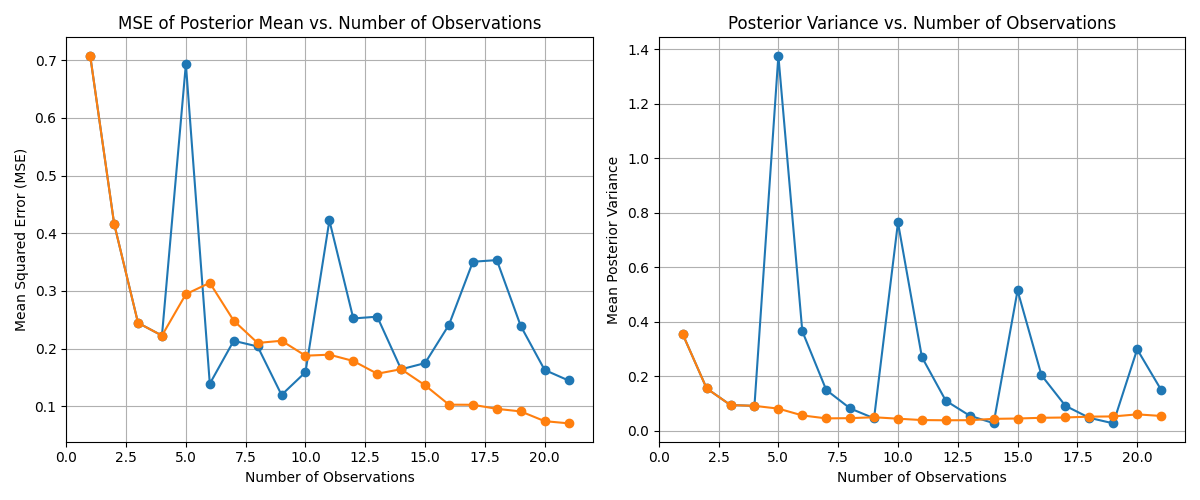

The Python source for this figure:
import fire
import jax
import jax.numpy as jnp
import matplotlib.pyplot as plt
from bayes.posterior import FlowBasedPosterior, VelocityNet, PRNGKeyManager
from sinterp.interpolants import OneSidedLinear
from bayes.distribution import Gaussian, FlowDistribution
from flow import flow

def run_simulation(dim, distillation_threshold):
    """
    Runs the Bayesian inference simulation, and plots the MSE and posterior variance.
    """
    key_manager = PRNGKeyManager(seed=0)

    DIM = dim
    TRUE_THETA = jax.random.normal(key_manager.split(), (dim,)).T #jnp.array([10.2, -6.7]).T

    def build_total_log_likelihood_and_grad(observations):
        """
        Builds a function that computes the gradient of the total log-likelihood
        and returns the data required for that function.
        """
        y_data = jnp.array([obs[0] for obs in observations])

        def single_log_likelihood(theta, y_i):
            return jnp.sum(jax.scipy.stats.norm.logpdf(y_i, loc=theta, scale=1.0))

        def total_log_likelihood_grad(theta, y_data_arg):
            grad_fn_single = jax.grad(single_log_likelihood, argnums=0)
            all_grads = jax.vmap(grad_fn_single, in_axes=(None, 0))(theta, y_data_arg)
            return jnp.sum(all_grads, axis=0)

        return jax.jit(total_log_likelihood_grad), y_data


    interpolator = OneSidedLinear()

    posterior = FlowBasedPosterior(
        dim=DIM,
        key_manager=key_manager,
        interpolator=interpolator,
        build_total_log_likelihood_and_grad=build_total_log_likelihood_and_grad,
        distillation_threshold=distillation_threshold,
        num_train_steps=200
    )

    mses = []
    variances = []
    observations_count = []

    for i in range(21):
        y_obs = TRUE_THETA + jax.random.normal(key_manager.split(), shape=(DIM,))
        posterior.add_observation((y_obs,))

        # Sample from the posterior to calculate metrics
        samples = posterior.b_sample(key_manager.split(), 1000)
        
        # Calculate posterior mean and variance
        posterior_mean = jnp.mean(samples, axis=0)
        posterior_variance = jnp.var(samples, axis=0)

        # Calculate MSE
        mse = jnp.mean((posterior_mean - TRUE_THETA)**2)
        
        mses.append(mse)
        variances.append(jnp.mean(posterior_variance)) #-V-
        observations_count.append(i + 1)

    return mses, variances, observations_count

def plot(mses, variances, observations_count):
    # Plot MSE
    plt.subplot(1, 2, 1)
    plt.plot(observations_count, mses, marker='o')
    plt.xlabel("Number of Observations")
    plt.ylabel("Mean Squared Error (MSE)")
    plt.title("MSE of Posterior Mean vs. Number of Observations")
    plt.grid(True)

    # Plot Variance
    plt.subplot(1, 2, 2)
    plt.plot(observations_count, variances, marker='o')
    plt.xlabel("Number of Observations")
    plt.ylabel("Mean Posterior Variance")
    plt.title("Posterior Variance vs. Number of Observations")
    plt.grid(True)

    plt.tight_layout()
    

def main(dim, distillation_threshold):
    plt.figure(figsize=(12, 5))
    plot(*run_simulation(dim, 5))
    plot(*run_simulation(dim, 30))

    # plt.show()
    plt.savefig('test.png')

if __name__ == '__main__':
    fire.Fire(main)
